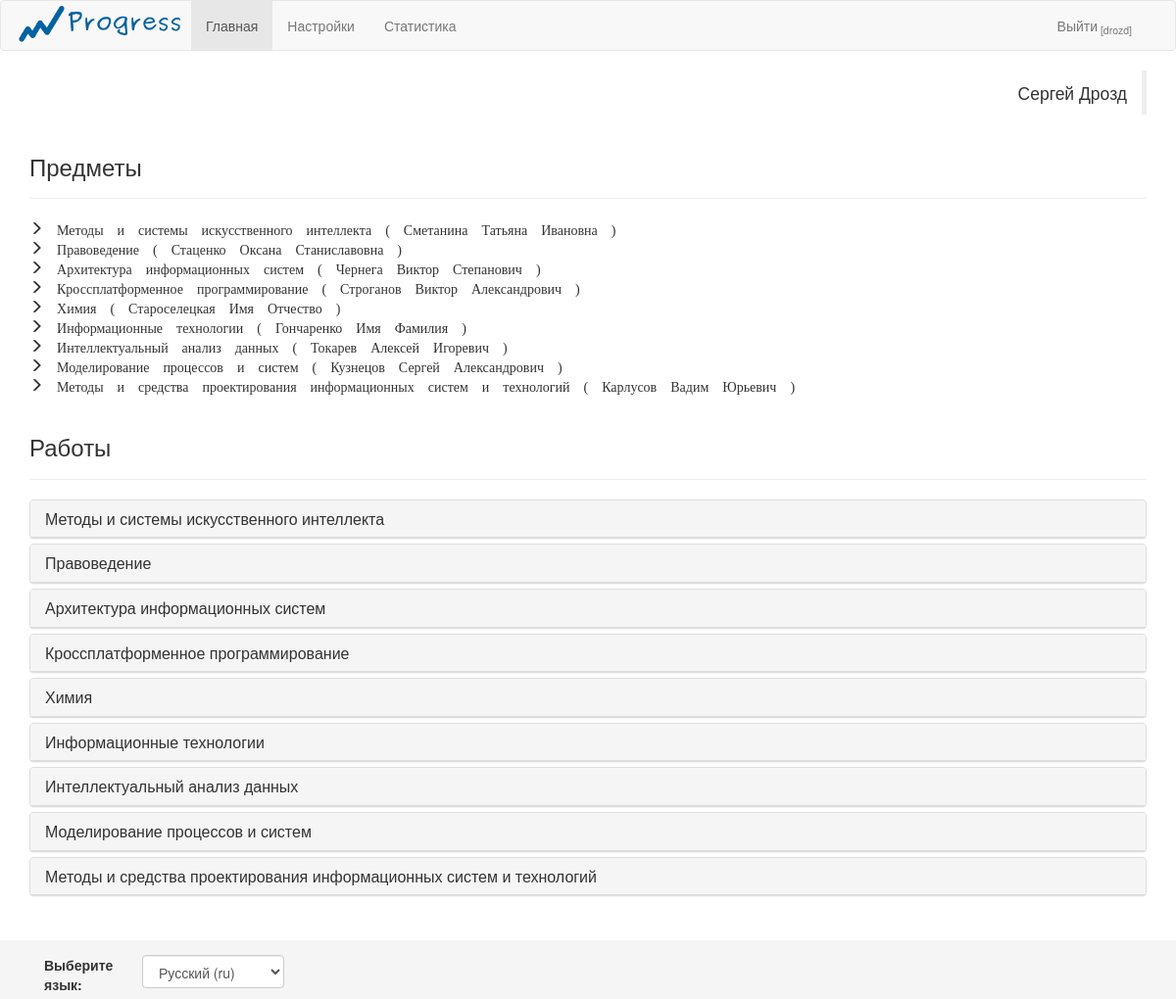
The page / (signed in) on the database its author committed.
### home/models.py (models this page shows, shortened)
class Student(models.Model):
	user = models.OneToOneField(User,null=True)
	name = models.CharField(max_length=100)
	patronymic = models.CharField(max_length=100)
	surname = models.CharField(max_length=100)
	group = models.ForeignKey(Group,null=True)
	subjects = models.ManyToManyField(Subject, through='Student_Subject')
	jobs = models.ManyToManyField(Job, through='Log')

class Subject(models.Model):
	name = models.CharField(max_length = 100)
	short_name = models.CharField(max_length = 10, unique=True, null=True)

class Student_Subject(models.Model):
	student = models.ForeignKey(Student)
	subject = models.ForeignKey(Subject)
	teacher = models.ForeignKey(Teacher)

class Teacher(models.Model):
	user = models.OneToOneField(User,null=True)
	name = models.CharField(max_length=100)
	patronymic = models.CharField(max_length=100)
	surname = models.CharField(max_length=100)
	subjects = models.ManyToManyField(Subject)
	def __str__(self):
		return self.surname + ' ' + self.name + ' ' + self.patronymic

### home/views.py (the view)
# urls.py: url(r'^$',views.main,name='main'),
def main(request):
	user = request.user
	subjects = None
	jobs = list()
	current_semesters = None
	passed_jobs_ids = None
	user_is_student = hasattr(user,'student')
	user_is_teacher = hasattr(user,'teacher')
	if user_is_student:
		subjects = user.student.subjects.all()
		passed_jobs_ids = [log.job.id for log in Log.objects.filter(student = user.student)]
	if user_is_teacher:
		subjects = set(user.teacher.subjects.all())
		current_semesters = get_current_semesters()
		current_subjects = get_subjects_of(current_semesters)
		subjects &= current_subjects
	if user_is_student or user_is_teacher:
		for subject in subjects:
				for job in subject.job_set.all():
					jobs.append( job )
	if user_is_student:
		return render(request,'home/main/student.html',locals())
	elif user_is_teacher:
		return render(request,'home/main/teacher.html',locals())
	else:
		return render(request,'home/main/base.html',locals())

### home/templatetags/filters.py (called while the page is built)
@register.filter
def teacherOf(student,subject):
	return Student_Subject.objects.get(student = student, subject = subject).teacher

@register.filter
def isStudent(user):
	return hasattr(user,'student')

@register.filter
def log_entry_confirmed(student,job):
	log_query_set = Log.objects.filter(student = student, job = job)
	return False if not log_query_set.exists() else log_query_set[0].confirmed

### home/templates/home/main/student.html (shortened to what this page needs)
{% extends 'home/main/base.html' %}
{% load i18n %}
{% load filters %}
{% block student %}
<blockquote class="blockquote-reverse">
	{{ user.student.name }} {{ user.student.surname }}
</blockquote>
<div class="page-header">
	<h3>{% trans "Предметы" %}</h3>
</div>
{% for subject in subjects %}
<span class="glyphicon glyphicon-menu-right">
	{{subject.name}} ( {{ user.student|teacherOf:subject }} )
</span>
<br>
{% endfor %}
<div class="page-header">
	<h3>{% trans "Работы" %}</h3>
</div>
{% for subject in subjects %}
	<div class="panel panel-default">
		<div class="panel-heading">
			<h4 class="panel-title">
			<a data-toggle="collapse" data-parent="#collapse-group" href='#{{subject.short_name}}'>{{subject.name}}</a>
			</h4>
		</div>
	</div>
{% endfor %}
{% endblock student %}

### home/templates/home/base.html (shortened to what this page needs)
{% load i18n %}
{% load staticfiles %}
{% load filters %}
<!doctype html>
<html>
<head>
	<link href="{% static 'home/css/bootstrap.min.css' %}" rel="stylesheet">
	<link href="{% static 'home/css/custom-style.css' %}" rel="stylesheet">
	<link href="{% static 'home/css/alertify.core.css' %}" rel="stylesheet">
	<link href="{% static 'home/css/alertify.bootstrap.css' %}" rel="stylesheet">
</head>
<body>
	<header>
		{% block header %}
		<nav>
			{% block menu %}
			<nav class="navbar navbar-default">
				<div class="container">
					<div class="navbar-header">
						<a class="navbar-brand" href="{% url 'home:main' %}"><img id="logo" src="{% static 'home/logo.png' %}"></a>
					</div>
					<div class="collapse navbar-collapse" id="bs-example-navbar-collapse-1">
						<ul class="nav navbar-nav">
							<li><a href="{% url 'home:main' %}">{% trans "Главная" %} <span class="sr-only">(current)</span></a></li>
							{%if user.is_authenticated %}
								<li><a href="{% url 'home:settings' %}">{% trans "Настройки" %}</a></li>
								{% if user|isStudent %}
									<li><a href="{% url 'home:statistics' user.student.id %}">{%trans "Статистика"%}</a></li>
								{% endif %}
							{% endif %}
						</ul>
						<ul class="nav navbar-nav navbar-right">
							{% if request.user.is_authenticated %}
							<li><a href="{% url 'home:logout' %}">{% trans "Выйти" %}<sub> [{{request.user.username}}]</sub></a></li>
							{% else %}
							<li><a href="{% url 'home:login' %}">{% trans "Войти" %}</a></li>
							<li><a href="{% url 'home:reg' %}">{% trans "Регистрация" %}</a></li>
						</ul>
						{% endif %}
					</div>
				</div>
			</nav>
			{% endblock %}
		</nav>
		{% endblock %}
	</header>
	<main>
		<div class="container">
			{% block main %}
			{% endblock %}
		</div>
	</main>
	<footer class="footer">
		<div class="container">
			{% block footer %}
			<form id='language' action="{% url 'set_language' %}" method="post">
				<label for="select" class="col-xs-4 control-label">{% trans "Выберите язык" %}:</label>
				<div class="form-group">
					<div class="col-xs-1">
						<select name="language" class="form-control language-changer" onchange="this.form.submit()">
							{% get_current_language as LANGUAGE_CODE %}
							{% get_available_languages as LANGUAGES %}
							{% get_language_info_list for LANGUAGES as languages %}
							{% for language in languages %}
							<option value="{{ language.code }}"
							{% if language.code == LANGUAGE_CODE %}
							selected="selected"
							{% endif %}
							>
							{{ language.name_local }} ({{ language.code }})
						</option>
						{% endfor %}
						</select>
					</div>
				</div>
			</form>
			{% endblock %}
		</div>
	</footer>
</body>
</html>

### home/static/home/css/custom-style.css (style rules this page uses)
html { position: relative; min-height: 100%; }
body { margin-bottom: 100px; }
.navbar-brand { padding: 0; }
.footer { position: absolute; bottom: 0; width: 100%; height: 60px; background-color: #f5f5f5; }
form { max-width: 300px; }
.language-changer { width: auto; }
.panel { margin-bottom: 5px; }

### rows shown on the page
Subject: name "Методы и системы искусственного интеллекта"
Subject: name "Правоведение"
Subject: name "Архитектура информационных систем"
Subject: name "Кроссплатформенное программирование"
Subject: name "Химия"
Subject: name "Информационные технологии"
Subject: name "Интеллектуальный анализ данных"
Subject: name "Моделирование процессов и систем"
Subject: name "Методы и средства проектирования информационных систем и технологий"

### other values the page prints
{{ request.user.username }} "drozd"
{{ user.student.name }} "Сергей"
{{ user.student.surname }} "Дрозд"
{{ user.student|teacherOf:subject }} "Сметанина Татьяна Ивановна"
{{ user.student|teacherOf:subject }} "Стаценко Оксана Станиславовна"
{{ user.student|teacherOf:subject }} "Чернега Виктор Степанович"
{{ user.student|teacherOf:subject }} "Строганов Виктор Александрович"
{{ user.student|teacherOf:subject }} "Староселецкая Имя Отчество"
{{ user.student|teacherOf:subject }} "Гончаренко Имя Фамилия"
{{ user.student|teacherOf:subject }} "Токарев Алексей Игоревич"
{{ user.student|teacherOf:subject }} "Кузнецов Сергей Александрович"
{{ user.student|teacherOf:subject }} "Карлусов Вадим Юрьевич"
form field language "Русский (ru)"
